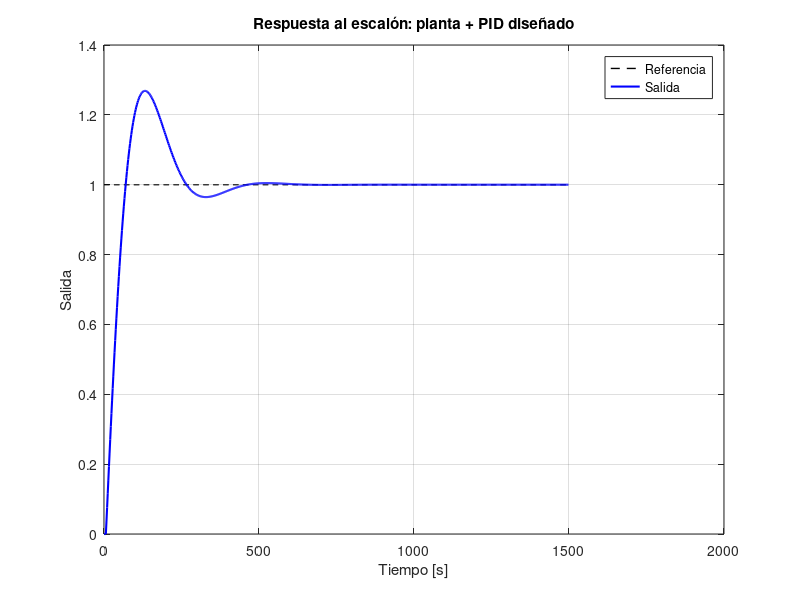
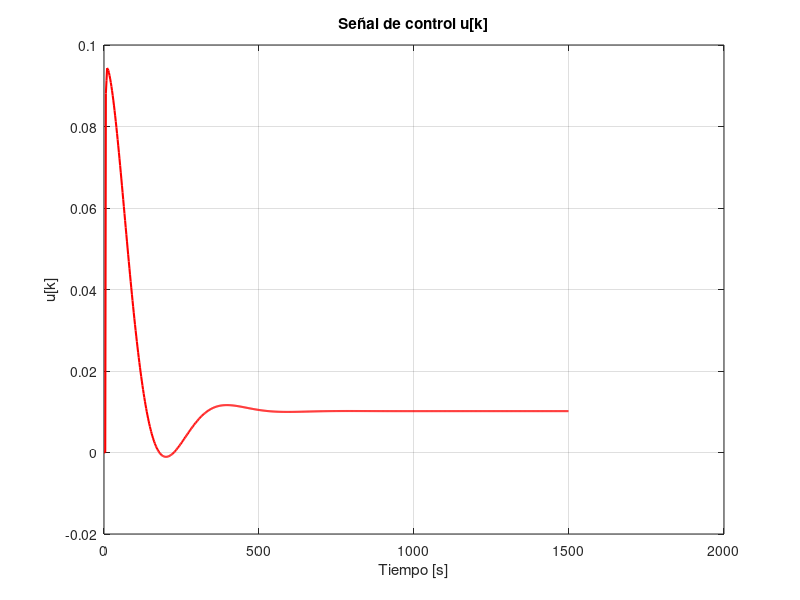

Here is the MATLAB script that generated these plots, in order:
clear; clc;

Ts = 2;
a = 0.995711;
b = 0.422378;

Kp   = 0.08189;
KiTs = 0.00311;
Kd   = -0.17;

Kd_Ts = Kd / Ts;

r0 = Kp + KiTs + Kd_Ts;
r1 = -Kp - 2*Kd_Ts;
r2 = Kd_Ts;

printf("Coeficientes PID incremental:\n");
printf("r0 = %.6f\n", r0);
printf("r1 = %.6f\n", r1);
printf("r2 = %.6f\n\n", r2);

Tsim = 1500;
N    = round(Tsim / Ts);
t    = (0:N-1)*Ts;

r = ones(1, N);

y = zeros(1, N);
u = zeros(1, N);
e = zeros(1, N);

for k = 3:N

  e(k) = r(k) - y(k-1);

  du   = r0*e(k) + r1*e(k-1) + r2*e(k-2);
  u(k) = u(k-1) + du;

  y(k) = a*y(k-1) + b*u(k-1);
endfor

figure(1); clf;
plot(t, r, "k--", "linewidth", 1.0); hold on;
plot(t, y, "b", "linewidth", 1.5);
grid on;
xlabel("Tiempo [s]");
ylabel("Salida");
title("Respuesta al escalón: planta + PID diseñado");
legend("Referencia","Salida");

figure(2); clf;
plot(t, u, "r", "linewidth", 1.5);
grid on;
xlabel("Tiempo [s]");
ylabel("u[k]");
title("Señal de control u[k]");
